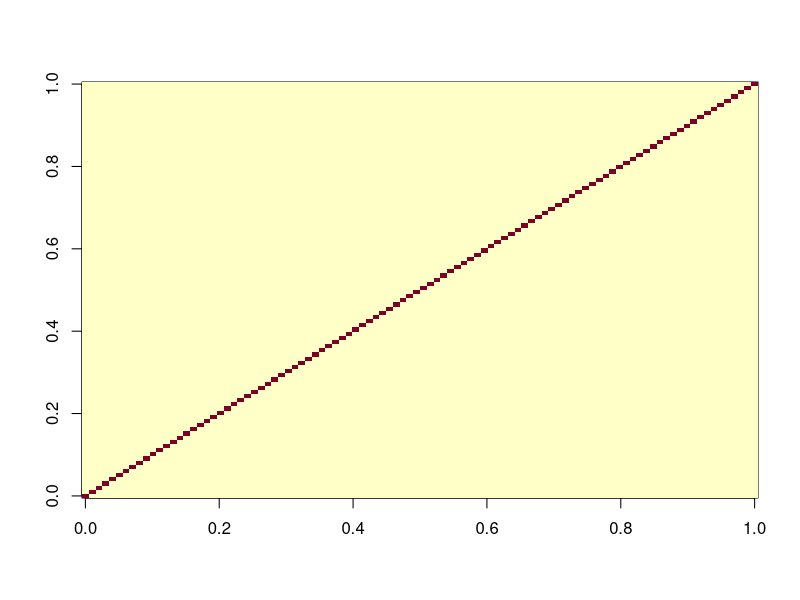
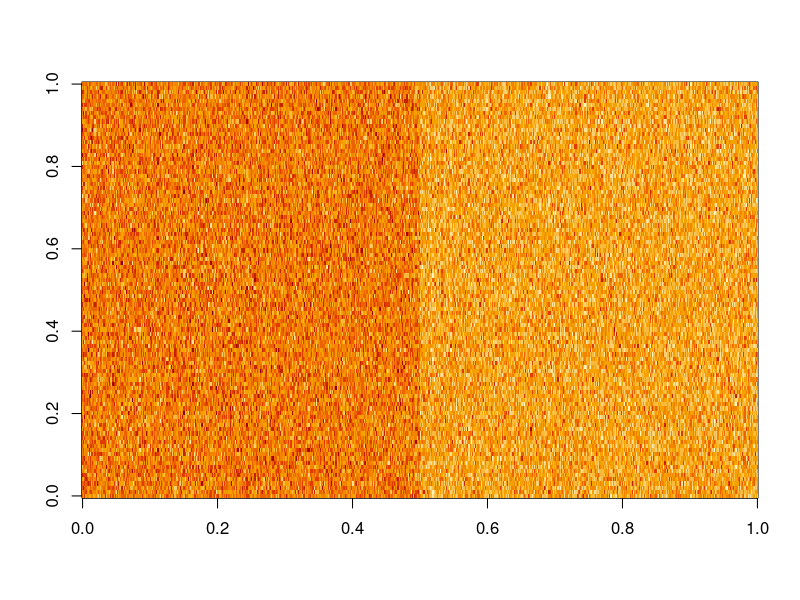
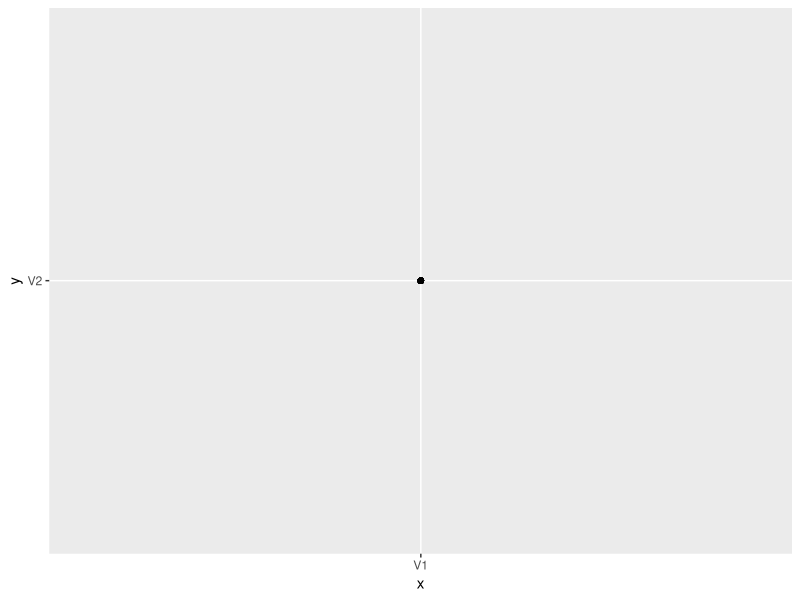
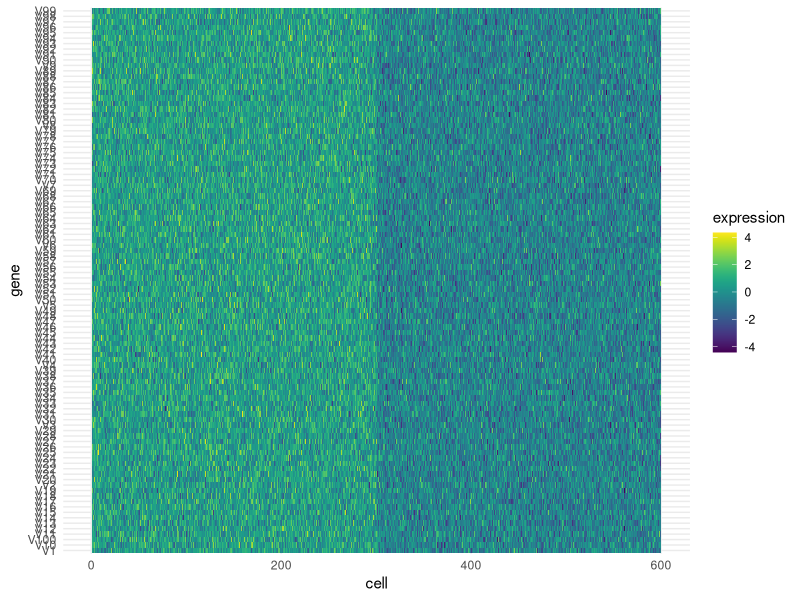
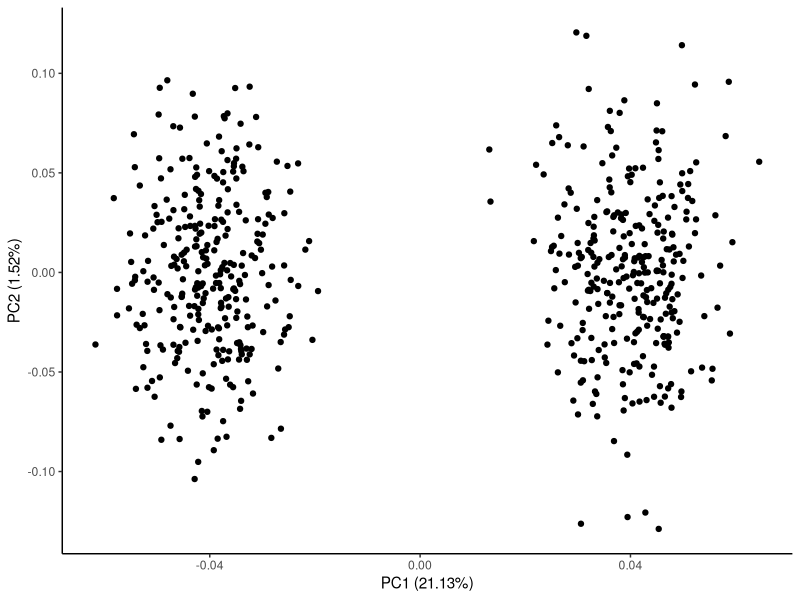
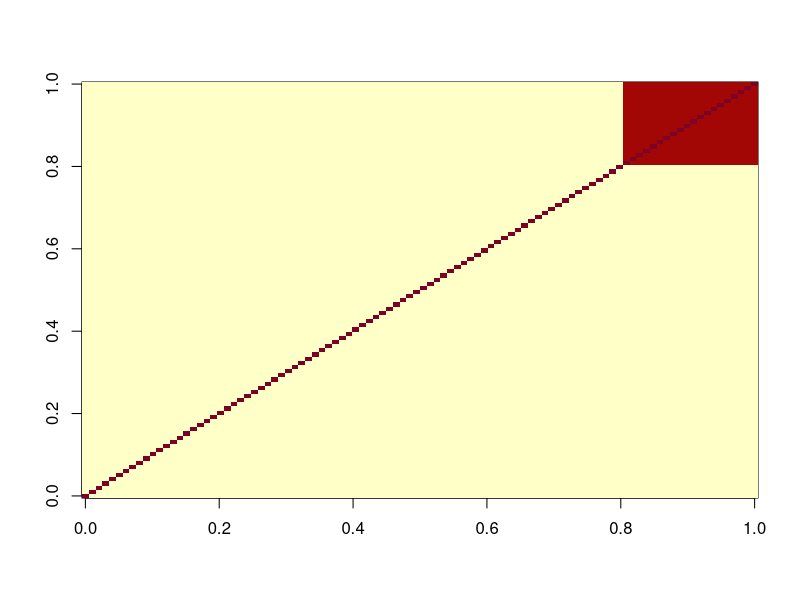
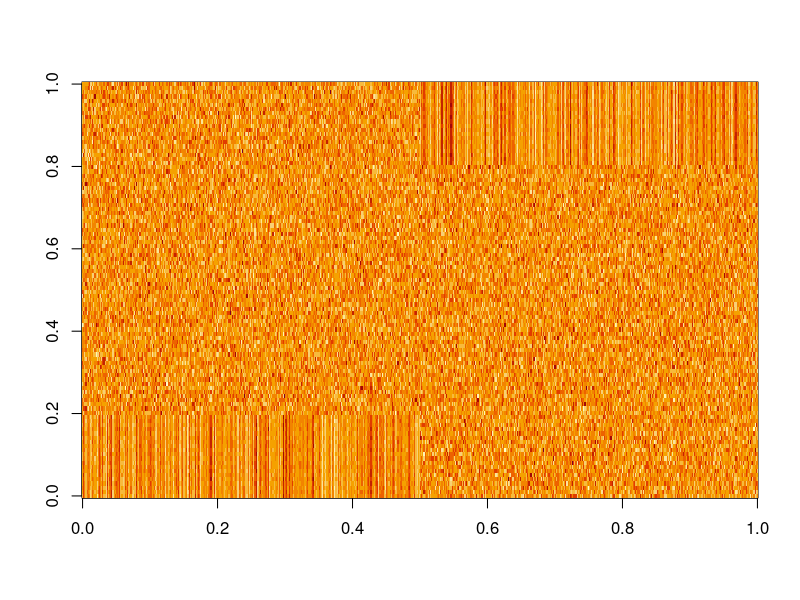
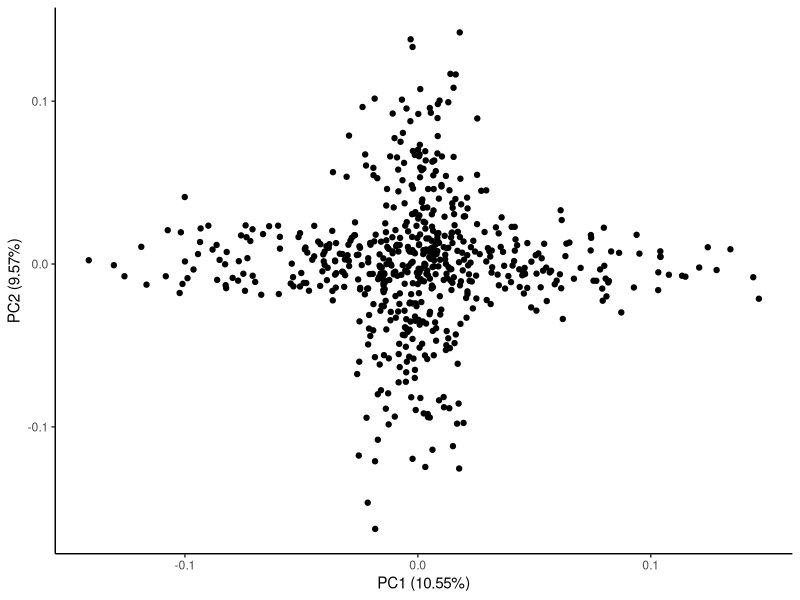

Source code (R) for these figures, in order:
## ---- chunk 1
library(dplyr)
library(tidyr)
library(ggplot2)
library(ggfortify)
library(viridis)

library(mvtnorm)
## ---- chunk 2
G <- 100
S <- diag(G)
mu1 <- rep(0.5, G)
mu2 <- rep(-0.5, G)
## ---- chunk 3
1
## ---- chunk 4
image(S)
## ---- chunk 5
data1 <- rmvnorm(300, mu1, S)
data2 <- rmvnorm(300, mu2, S)
data <- rbind(data1, data2)
## ---- chunk 6
image(data)
## ---- chunk 7
df <- gather(as.data.frame(data))
ggplot(df, aes(x='V1', y='V2')) + geom_point()
## ---- chunk 8
as.data.frame(data)
## ---- chunk 9
df <- as.data.frame(data)
df <- mutate(df, cell = row_number())
df <- gather(df, 'gene', 'expression', -cell)
## ---- chunk 10
ggplot(df, aes(x=cell, y=gene)) + geom_tile(aes(fill=expression)) + theme_minimal() + scale_fill_viridis()
## ---- chunk 11
autoplot(prcomp(data, scale. = TRUE)) + theme_classic()
## ---- chunk 12
F_G <- 20
A11 <- matrix(0.9, F_G, F_G)
O12 <- matrix(0, F_G, G - F_G)
O22 <- matrix(0, G - F_G, G - F_G)

S1 <- rbind(cbind(A11, O12),
            cbind(t(O12), O22))
diag(S1) <- 1.

S2 <- rbind(cbind(O22, t(O12)),
            cbind(O12, A11))
diag(S2) <- 1.

## ---- chunk 13

## ---- chunk 14
image(S2)
## ---- chunk 15
data1 <- rmvnorm(300, mu1, S1)
data2 <- rmvnorm(300, mu1, S2)
data <- rbind(data1, data2)
## ---- chunk 16
image(data)
## ---- chunk 17
autoplot(prcomp(data)) + theme_classic()
## ---- chunk 18
S <- diag(G)
mu1 <- c(rep(1., F_G), rep(0, G - F_G))
mu2 <- c(rep(0, G - F_G), rep(1., F_G))

data1 <- rmvnorm(300, mu1, S)
data2 <- rmvnorm(300, mu2, S)
data <- rbind(data1, data2)
image(data)
## ---- chunk 19
autoplot(prcomp(data)) + theme_classic()
## ---- chunk 20
S <- matrix(0.9, G, G)
diag(S) <- 1

data1 <- rmvnorm(300, mu1, S)
data2 <- rmvnorm(300, mu2, S)
data <- rbind(data1, data2)
image(data)
## ---- chunk 21
autoplot(prcomp(data)) + theme_classic()
## ---- chunk 22
mu1 <- c(rep(0.5, F_G), rep(0, G - F_G))
mu2 <- c(rep(-0.5, F_G), rep(0, G - F_G))

data1 <- rmvnorm(300, mu1, S1)
data2 <- rmvnorm(300, mu2, S1)
data <- rbind(data1, data2)
image(data)
## ---- chunk 23
autoplot(prcomp(data)) + theme_classic()
## ---- chunk 24
mu1 <- c(rep(1, F_G), rep(0, G - F_G))
mu2 <- c(rep(0, G - F_G), rep(1, F_G))
## ---- chunk 25
data1 <- rmvnorm(300, mu1, S1)
data2 <- rmvnorm(300, mu2 , S2)
data <- rbind(data1, data2)
image(data)
## ---- chunk 26
autoplot(prcomp(data)) + theme_classic()
